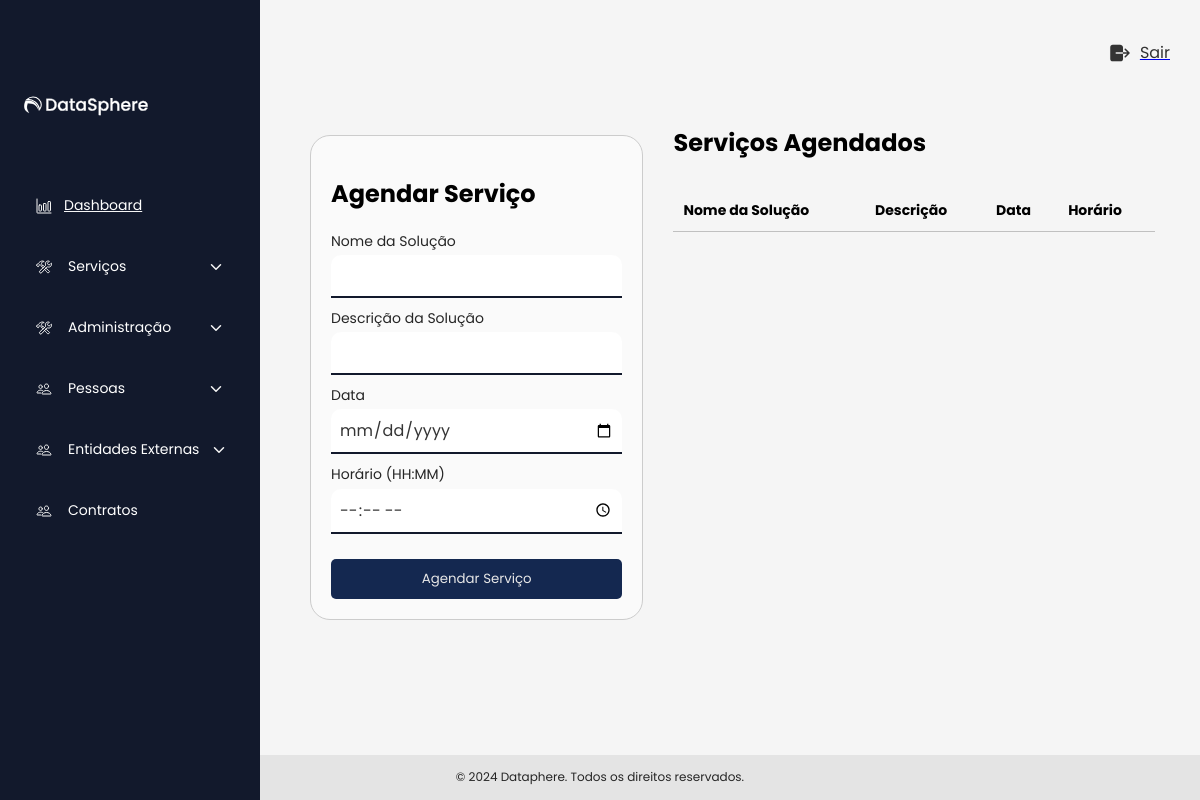
Page /servicos on the earlier database version.
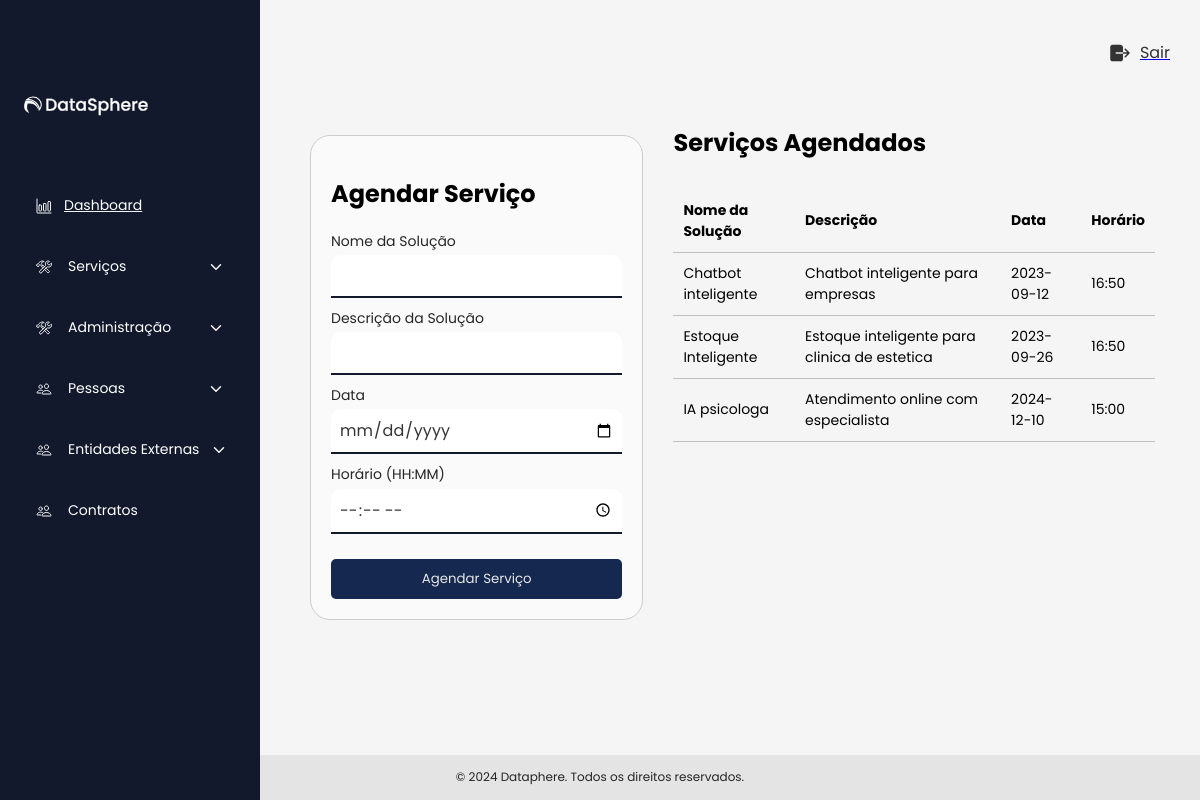
Same page on the later database version.
### servico.py (models this page shows, shortened)
class Servico(db.Model):
    id = db.Column(db.Integer, primary_key=True)
    consultor_disponivel = db.Column(db.Boolean, nullable=False)
    nome_solucao = db.Column(db.String(100), nullable=False)
    descricao_solucao = db.Column(db.String(200), nullable=False)
    data = db.Column(db.String(10), nullable=False)
    horario = db.Column(db.String(5), nullable=False)

### app.py (the view, shortened to what this page needs)
@app.route('/servicos', methods=['GET', 'POST'])
def servicos():
    servicos_agendados = Servico.query.all()
    return render_template('servicos.html', servicos=servicos_agendados)

### templates/servicos.html (shortened to what this page needs)
{% extends 'base.html' %}
{% block content %}
<div class="servicos-container">
    <div class="formulario-serviço">
        <h2>Agendar Serviço</h2>
        <form method="POST">
            <div class="form-group">
                <label for="nome_solucao">Nome da Solução</label>
                <input type="text" class="form-control" name="nome_solucao" required>
            </div>
            <div class="form-group">
                <label for="descricao_solucao">Descrição da Solução</label>
                <input type="text" class="form-control" name="descricao_solucao" required></textarea>
            </div>
            <div class="form-group">
                <label for="data">Data</label>
                <input type="date" class="form-control" name="data" required>
            </div>
            <div class="form-group">
                <label for="horario">Horário (HH:MM)</label>
                <input type="time" class="form-control" name="horario" required>
            </div>
            <button type="submit" class="btn btn-primary">Agendar Serviço</button>
        </form>
    </div>
    <div class="tabela-serviço">
        <table class="table">
            <h2>Serviços Agendados</h2>
            <thead>
                <tr>
                    <th>Nome da Solução</th>
                    <th>Descrição</th>
                    <th>Data</th>
                    <th>Horário</th>
                </tr>
            </thead>
            <tbody>
                {% for servico in servicos %}
                <tr>
                    <td>{{ servico.nome_solucao }}</td>
                    <td>{{ servico.descricao_solucao }}</td>
                    <td>{{ servico.data }}</td>
                    <td>{{ servico.horario }}</td>
                </tr>
                {% endfor %}
            </tbody>
        </table>
    </div>
</div>
{% endblock %}

### templates/base.html (shortened to what this page needs)
<!DOCTYPE html>
<html lang="en">
<head>
    <link rel="stylesheet" href="{{ url_for('static', filename='style.css') }}">
</head>
<body >
    {% include 'menu.html' %}
    <main>
        {% block content %}{% endblock %}
    </main>
    <footer class="footer2">
        <p>&copy; 2024 Dataphere. Todos os direitos reservados.</p>
    </footer>
</body>
</html>

### templates/menu.html (shortened to what this page needs)
<body class="body-pd">
    <header>
        <div class="header">
            <div class="logout-container">
                <a href="{{ url_for('logout') }} " class="logout-container">
                    <ion-icon name="log-out" class="log-out"></ion-icon>
                    <span class="logout-text">Sair</span>
                  </a>
              </div>
        </div>
    </header>
    <div class="l-navbar" id="navbar">
        <nav class="nav">
            <div>
                <div class="nav__list">
                <div class="nav__brand">
                </div>
                <img class="logo2" src="static/dataspherewhite.svg" alt="">
                    <a href="{{ url_for('home') }}" class="nav__link">
                        <ion-icon name="bar-chart-outline" class="nav__icon"></ion-icon>
                        <span class="nav__name">Dashboard</span>
                    </a>
                    <div  class="nav__link collapse">
                        <ion-icon name="construct-outline" class="nav__icon"></ion-icon>
                        <a href="{{ url_for('servicos') }}" class="nav__name">Serviços</a>
                        <ion-icon name="chevron-down-outline" class="collapse__link"></ion-icon>
                    </div>
                    <div class="nav__link collapse">
                        <ion-icon name="construct-outline" class="nav__icon"></ion-icon>
                        <a href="{{ url_for('admin') }}" class="nav__name">Administração</a>
                        <ion-icon name="chevron-down-outline" class="collapse__link"></ion-icon>
                    </div>
                    <div class="nav__link collapse">
                        <ion-icon name="people-outline" class="nav__icon"></ion-icon>
                        <a href="{{ url_for('cadastrar_pessoas') }}" class="nav__name">Pessoas</a>
                        <ion-icon name="chevron-down-outline" class="collapse__link"></ion-icon>
                    </div>
                    <div class="nav__link collapse">
                        <ion-icon name="people-outline" class="nav__icon"></ion-icon>
                        <a href="{{ url_for('entidade_externa') }}" class="nav__name">Entidades Externas</a>
                        <ion-icon name="chevron-down-outline" class="collapse__link"></ion-icon>
                    </div>
                    <div class="nav__link collapse">
                        <ion-icon name="people-outline" class="nav__icon"></ion-icon>
                        <a href="{{ url_for('contratos') }}" class="nav__name">Contratos</a>
                    </div>
                </div>
            </div>
        </nav>
    </div>
</body>

### static/style.css (style rules this page uses)
:root { --nav-width: 92px; --first-color: #142850; --bg-color: #12192C; --sub-color: #B6CEFC; --white-color: #f5f5f5; --third-color: #bababa; --body-font: 'Poppins', sans-serif; --normal-font-size: 1rem; --small-font-size: .875rem; --z-fixed: 100; }
*,::before,::after { box-sizing: border-box; }
body { position: relative; margin: 0; font-family: var(--body-font); font-size: var(--normal-font-size); transition: .5s; background-color: var(--white-color); padding:20px ; }
footer { background-color: var(--bg-color); color: #ccc; text-align: center; padding: 0.1rem; font-size: 12px; position: fixed; bottom: 0; width: 100%; margin: 0 auto; left: 0; right: 0; display: flex; justify-content: center; align-items: center; }
.header { display: flex; flex-direction: row; justify-content: flex-end; align-items: center; margin-bottom: 40px; }
.logout-container { display: flex; align-items: center; gap: 8px; cursor: pointer; }
.logout-text { text-decoration: none; }
.log-out { font-size: 24px; color: #333; }
.logout-text { font-size: 16px; color: #333; }
.footer2 { background-color: #e4e4e4; color: #252525; text-align: center; padding: 0.1rem; font-size: 12px; position: fixed; bottom: 0; width: 100%; margin: 0 auto; left: 0; right: 0; display: flex; justify-content: center; align-items: center; }
.servicos-container { display: flex; flex-direction: row; }
.formulario-serviço { display: flex; flex-direction: column; width: 40%; padding: 20px; border: 1px solid #ccc; margin: 10px; border-radius: 20px; background-color: #fafafa; margin: 30px; }
.logo2 { width: 125px; height: 25px; margin-bottom: 60px; }
h2 { text-align: left; }
label { display: block; margin-bottom: 0.2rem; font-family: var(--body-font); font-size: 14px; font-weight: 400; color: #262626; }
input { width: 100%; padding: 0.5rem; border-radius: 10px; font-size: 16px; font-family: var(--body-font); color: #353535; border: none; outline: none; border-bottom: 2px solid #12192C; border-bottom-left-radius: 0px; border-bottom-right-radius: 0px; margin-bottom: 10px; }
.body-pd { padding-left: 280px; padding-right: 30px; margin-top: 20px; background-color: var(--white-color); transition: all 0.3s ease; }
.l-navbar { position: fixed; top: 0; left: 0; width: 260px; height: 100vh; background-color: var(--bg-color); color: var(--white-color); padding: 1.5rem 1.5rem 2rem; transition: all 0.3s ease; z-index: var(--z-fixed); }
.nav { height: 100%; display: flex; flex-direction: column; justify-content: space-between; overflow: hidden; }
.nav__link { display: grid; grid-template-columns: max-content max-content; align-items: center; column-gap: .75rem; padding: .75rem; color: var(--white-color); border-radius: .5rem; margin-bottom: 1rem; transition: .3s; cursor: pointer; }
.nav__icon { font-size: 1rem; }
.nav__name { font-size: 14px; color: #ffffff; text-decoration: none; }
.collapse { grid-template-columns: 20px max-content 1fr; }
.collapse__link { justify-self: flex-end; transition: .5s; }
.btn-primary { width: 100%; background-color: var(--first-color); padding: 10px; margin-top: 15px; align-items: center; justify-content: center; color: #e7e7e7; font-family: var(--body-font); border-radius: 5px; border: none; }
.tabela-serviço { display: flex; flex-direction: column; width: 60%; padding-right: 15px; }
table { border-collapse: collapse; margin-top: 10px; justify-content: left; margin-bottom: 20px; border-collapse: separate; border-spacing: 10px; }
th, td { padding: 7px; text-align: left; border-bottom: 1px solid #c0c0c0; font-family: var(--body-font); font-size: 14px; }
th { color: #000000; font-style: bold; font-family: var(--body-font); font-size: 14px; padding: 10px; }
tbody tr:nth-child(even) { background-color: var(--white-color); }
tbody tr:nth-child(odd) { background-color: var(--white-color); }
td { font-size: 14px; }
.table { width: 100%; border-collapse: collapse; }
.table th, .table td { padding: 10px; text-align: left; }

Differences in the rows shown:
added Servico: nome_solucao "Chatbot inteligente", descricao_solucao "Chatbot inteligente para empresas", data "2023-09-12", horario "16:50"
added Servico: nome_solucao "Estoque Inteligente", descricao_solucao "Estoque inteligente para clinica de estetica", data "2023-09-26", horario "16:50"
added Servico: nome_solucao "IA psicologa", descricao_solucao "Atendimento online com especialista", data "2024-12-10", horario "15:00"
